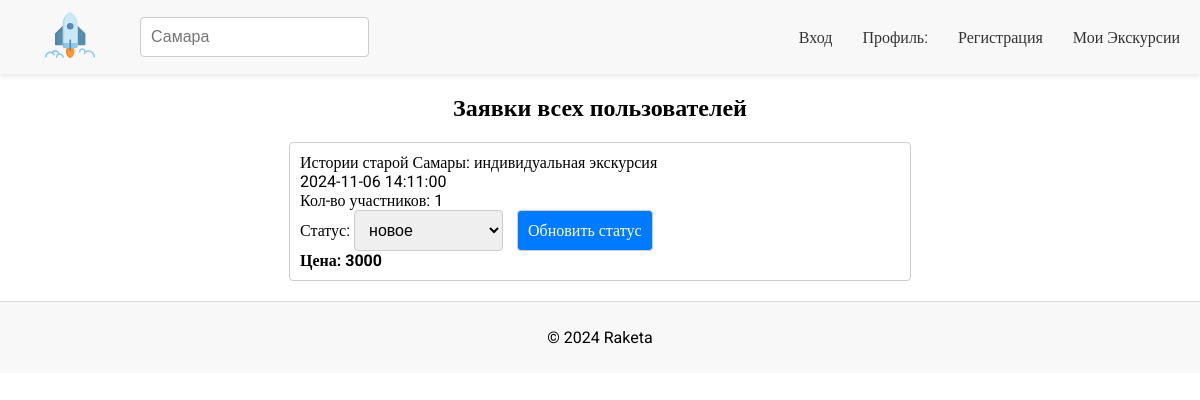
The app's page /admin.php, older data.
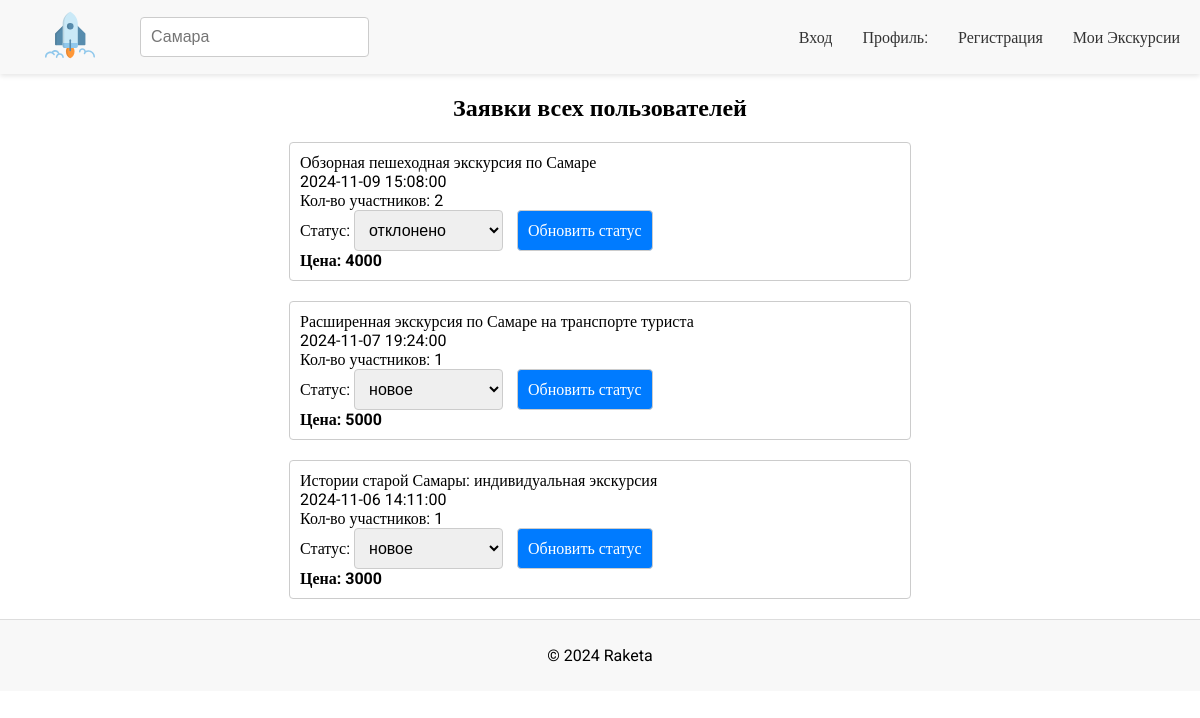
The same page, newer data.
### tables this page shows
CREATE TABLE `statements` (
  `id` int NOT NULL,
  `user_id` int NOT NULL,
  `name` varchar(255) NOT NULL,
  `date` datetime NOT NULL,
  `participants` int NOT NULL,
  `status` set('новое','подтверждено','отклонено') NOT NULL DEFAULT 'новое',
  `price` int NOT NULL
);

### admin.php (the view, shortened to what this page needs)
<!DOCTYPE html>
<html lang="en">
<head>
    <link rel="stylesheet" href="css/styles.css">
</head>
<body>
    <? include 'elements/header.php' ?>
    <h2>Заявки всех пользователей</h2>
    <div class="results">
        <?php
        include_once("db.php");
        $result = mysqli_query($link, "SELECT * FROM `statements` LEFT JOIN `users` ON statements.user_id = users.id ORDER BY date DESC");
        while ($row = mysqli_fetch_assoc($result)) {
            echo "
            <form method='post' action='update_status.php'>
            <div class='statement'>
                <tr>
                    <td>$row[name]</td><br>
                    <td>$row[date]</td><br>
                    <td>Кол-во участников: $row[participants]</td><br>
                    <td>Статус:
                        <select name='status'>
                            <option value='новое' " . ($row['status'] == 'новое' ? 'selected' : '') . ">новое</option>
                            <option value='подтверждено' " . ($row['status'] == 'подтверждено' ? 'selected' : '') . ">подтверждено</option>
                            <option value='отклонено' " . ($row['status'] == 'отклонено' ? 'selected' : '') . ">отклонено</option>
                        </select>
                        <button type='submit'>Обновить статус</button><br>
                    </td>
                    <td><strong>Цена: $row[price]</strong
                   ></td>
                    <td>
                        <input type='hidden' name='statement_id' value='$row[id]'>
                    </td>
                </tr><br>
            </form>
            </div>
            ";
        }
        ?>
<? include 'elements/footer.php' ?>
</body>
</html>

### elements/header.php (shortened to what this page needs)
<header>
    <div class="logo-search">
        <a href="index.php">
            <img src="images/spacecraft-rocket-svgrepo-com.svg" width="50" height="50" alt="Logo" class="logo">
        </a>
        <input type="text" placeholder="Самара" class="search-bar">
    </div>
    <nav class="nav-links">
        <a href="login.php">Вход</a>
        <a href="">
            Профиль:
            <?php
                if(!empty($_SESSION['auth'])){
                    echo $_SESSION['login'];
                    echo "<a href='logout.php'>Выйти</a>";
                } else {
                    echo "<a href='register.php'>Регистрация</a>";
                }
            ?>
        </a>
        <a href="statement_user.php">Мои Экскурсии</a>
    </nav>
</header>

### elements/footer.php
<footer>
        <p>© 2024 Raketa</p>
    </footer>

### css/styles.css (style rules this page uses)
body { display: flex; flex-direction: column; font-size: 16px; font-family: "Roboto"; margin: 0; padding: 0; }
header { display: flex; justify-content: space-between; align-items: center; padding: 10px 20px; background-color: #f8f8f8; box-shadow: 0 2px 5px rgba(0, 0, 0, 0.1); }
h1, h2, h3 { text-align: center; }
.logo-search { display: flex; align-items: center; }
.logo { width: 100px; margin-right: 20px; }
.search-bar { padding: 10px; width: 300px; border: 1px solid #ccc; border-radius: 5px; }
nav a { margin-left: 15px; text-decoration: none; color: #333; }
footer { position: relative; width: 100%; text-align: center; padding: 10px; background-color: #f8f8f8; border-top: 1px solid #ddd; bottom: 0; box-sizing: border-box; }
.results { padding: 0 20px 0 20px; display: flex; flex-direction: column; justify-content: space-evenly; align-items: center; }
.statement { border: 1px solid #ccc; border-radius: 4px; width: 50vw; padding: 10px; margin-bottom: 20px; }
h2 { text-align: center; margin-bottom: 1.25rem; }
input[type="text"], input[type="tel"] { width: 100%; padding: 10px; margin: 5px 0; border: 1px solid #ccc; border-radius: 4px; font-size: 1rem; }
select { font-size: 1rem; border: 1px solid #ccc; border-radius: 4px; padding: 10px; }

### admin.php (style rules this page uses)
[type="submit"] { margin-left: 10px; padding: 10px; font-size: 1rem; font-family: 'Roboto'; border: 1px solid #ccc; background-color: #007bff; color: #fff; border-radius: 4px; }

### elements/header.php (style rules this page uses)
.logo-search { display: flex; align-items: center; justify-content: space-between; }
.search-bar { margin-left: 10px; }
.nav-links { display: flex; gap: 15px; }

Row changes from the older to the newer data that the page shows:
added statements: name "Обзорная пешеходная экскурсия по Самаре", date "2024-11-09 15:08:00", participants "2", status "отклонено", price "4000"
added statements: name "Расширенная экскурсия по Самаре на транспорте туриста", date "2024-11-07 19:24:00", participants "1", status "новое", price "5000"
